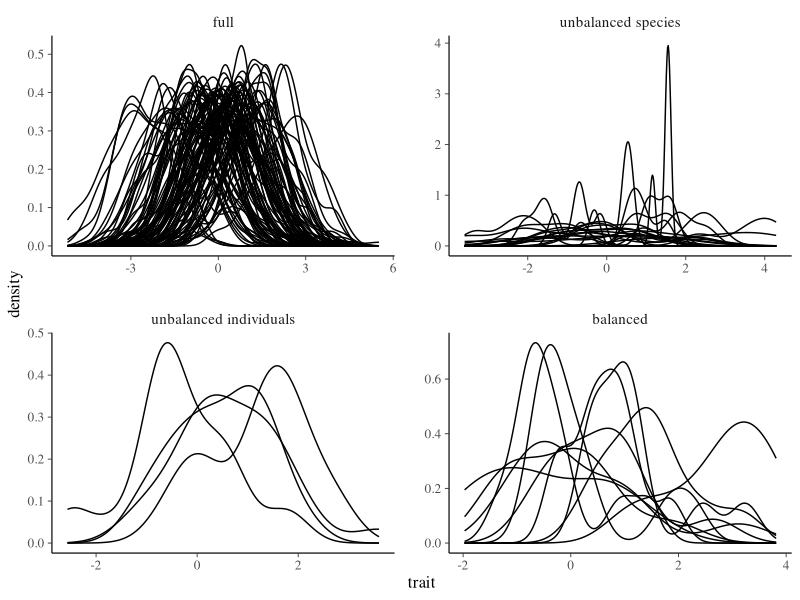
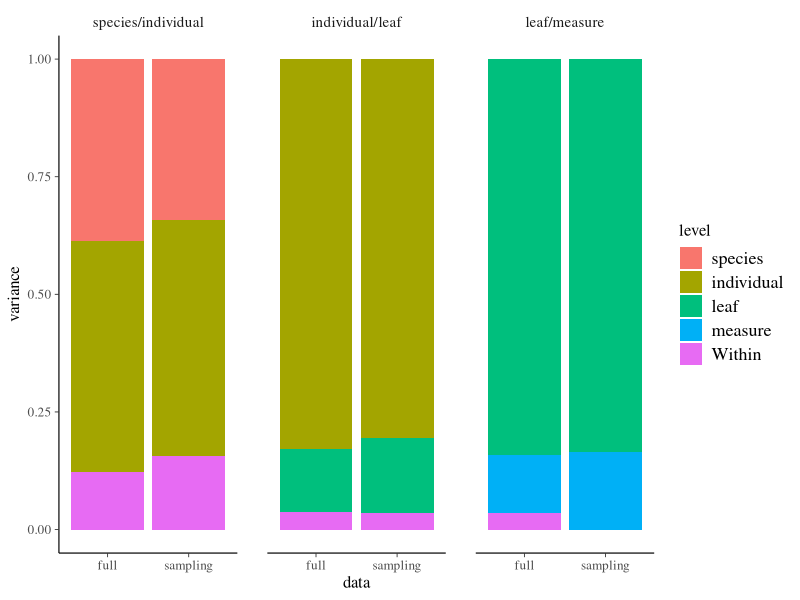

Source code (R) for these figures, in order:
## ---- chunk 1
rm(list = ls()) ; invisible(gc()) ; set.seed(42)
library(knitr)
library(kableExtra)
if(knitr:::is_html_output()) options(knitr.table.format = "html") 
if(knitr:::is_latex_output()) options(knitr.table.format = "latex") 
library(tidyverse)
theme_set(bayesplot::theme_default())
knitr::opts_chunk$set(
	echo = F,
	fig.height = 6,
	fig.width = 8,
	message = FALSE,
	warning = FALSE,
	cache = TRUE,
	cache.lazy = F
)
## ---- chunk 2
S <- 100
I <- 100
sigma_sp <- 1
sigma_ind <- 1
data <- data.frame(species = 1:S, trait = rnorm(S, 0, sigma_sp)) %>% 
  group_by(species) %>% 
  do(data.frame(individual = 1:I, trait = rnorm(I, .$trait, sigma_ind))) %>% 
  mutate_at(c("species", "individual"), as.factor)
subdata1 <- data %>% 
  filter(species %in% unique(data$species)[1:25]) %>% 
  group_by(species) %>% 
  sample_n(4) %>% 
  ungroup()
subdata2 <- data %>% 
  filter(species %in% unique(data$species)[1:4]) %>% 
  group_by(species) %>% 
  sample_n(25) %>% 
  ungroup()
subdata3 <- data %>% 
  filter(species %in% unique(data$species)[1:10]) %>% 
  group_by(species) %>% 
  sample_n(10) %>% 
  ungroup()
data <- list("full" = data, 
             "unbalanced species" = subdata1, 
             "unbalanced individuals" = subdata2, 
             "balanced" = subdata3) %>% 
  bind_rows(.id = "sampling") %>% 
  mutate(sampling = factor(sampling, levels = c("full", "unbalanced species",
                                                "unbalanced individuals", "balanced")))
## ---- chunk 3
ggplot(data, aes(trait, group = species)) +
  geom_density(alpha = 0.3) +
  facet_wrap(~ sampling, scales = "free")
## ---- chunk 4
S <- 10
I <- 10
L <- 10
M <- 10
sigma_sp <- 6
sigma_ind <- 4
sigma_leaf <- 2
sigma_meas <- 1
data <- data.frame(species = 1:S, trait = rnorm(S, 0, sigma_sp)) %>% 
  group_by(species) %>% 
  do(data.frame(individual = 1:I, trait = rnorm(I, .$trait, sigma_ind))) %>% 
  group_by(species, individual) %>% 
  do(data.frame(leaf = 1:L, trait = rnorm(L, .$trait, sigma_leaf))) %>% 
  group_by(species, individual, leaf) %>% 
  do(data.frame(measure = 1:M, trait = rnorm(M, .$trait, sigma_meas))) %>% 
  ungroup() %>% 
  mutate_at(c("species", "individual", "leaf", "measure"), as.factor)
subdata <- bind_rows(
  # 10 sps & 10 inds
  data %>% 
    filter(leaf == 1) %>% 
    filter(measure == 1),
  # 10 inds & 10 leaves
  data %>% 
    filter(species == 1) %>% 
    filter(measure == 1),
  # 10 leaves & 10 measures
  data %>% 
    filter(species == 1) %>% 
    filter(individual == 1)
)
## ---- chunk 5
fun <- function(data){
  var1 <- ape::varcomp(nlme::lme(trait ~ 1, random=~1|species/individual, data), 1)
  var2 <- ape::varcomp(nlme::lme(trait ~ 1, random=~1|individual/leaf, 
                                 filter(data, species == 1)), 1)
  var3 <- ape::varcomp(nlme::lme(trait ~ 1, random=~1|leaf/measure, 
                                 filter(data, species == 1, individual == 1)), 1)
  lapply(list("species/individual" = var1,
              "individual/leaf" = var2, 
              "leaf/measure" = var3),
         function(var) 
           data.frame(level = names(var), variance = as.vector(var))) %>% 
    bind_rows(.id = "comparison") %>% 
    mutate(level = factor(level, levels = c("species", "individual", "leaf",
                                            "measure", "Within"))) %>% 
    mutate(comparison = factor(comparison, levels = c("species/individual", "individual/leaf",
                                                      "leaf/measure")))
}
lapply(list("full" = data, "sampling" = subdata), fun) %>% 
  bind_rows(.id = "data") %>% 
  ggplot(aes(x = data, y = variance, fill = level)) +
  geom_bar(stat = "identity", position = "stack") +
  facet_wrap(~ comparison)
